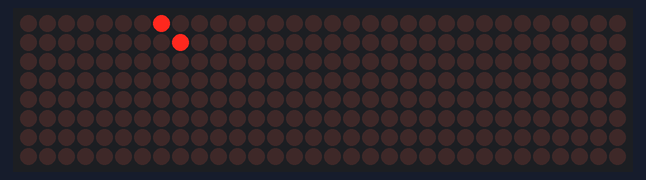
This sketch was run on a simulated Arduino Uno, built with avr-gcc and run on an emulated ATmega328P. On the bench: 32×8 LED matrix.

Above: at 0.33 s.
At 0.78 s:
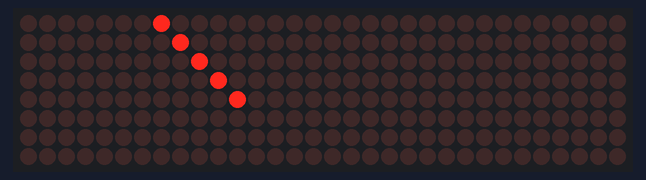
At 1.23 s:
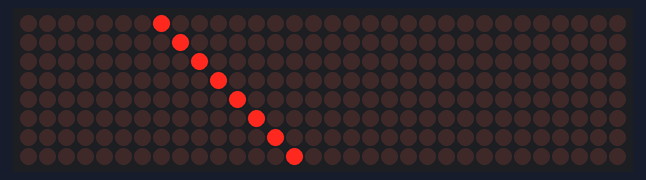
At 1.69 s:
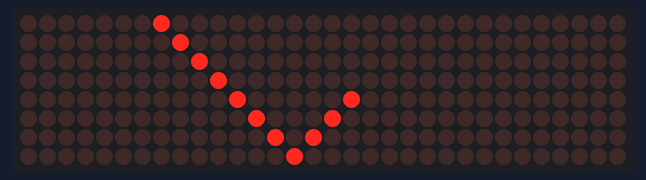
At 2.29 s:
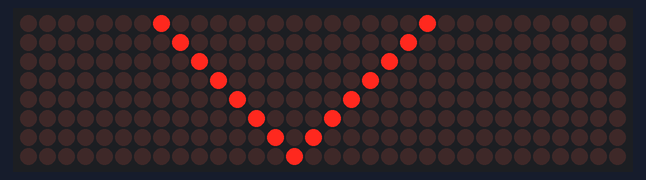

Measured:
- by itself, everything shown: repeats every 2.3 s, in 16 steps

The sketch:

led_matrix_9.1.ino
```cpp
#include "LedControl.h"
LedControl lc=LedControl(2,5,3,4);

int delayTime = 0.001;
//int charBreak = 10;
int charBreak = 0.001;

byte a[]={B00000000,
B00000000,
B00000000,
B00000000,
B00000000,
B00000000,
B00000000,
B00000001,
B00000010,
B00000100,
B00001000,
B00010000,
B00100000,
B01000000,
B10000000,
B01000000,
B00100000,
B00010000,
B00001000,
B00000100,
B00000010,
B00000001,
B00000000,
B00000000,
B00000000,
B00000000,
B00000000,
B00000000,
B00000000,
B00000000,
B00000000,
B00000000};
void setup()
{
lc.shutdown(0,false);
  lc.shutdown(1,false);
  lc.shutdown(2,false);
  lc.shutdown(3,false);
  lc.setIntensity(1,5);
  lc.setIntensity(2,5);
  lc.setIntensity(3,5);
  clear_all(100);
}


void loop()
{
  //a_1();
int x=150;
  lc.setLed(3,0,7,true);
  delay(x);
  //lc.setLed(3,0,7,false);
  //delay(x);

  lc.setLed(2,1,0,true);
  delay(x);
  //lc.setLed(2,1,0,false);
  //delay(x);

  lc.setLed(2,2,1,true);
  delay(x);
  //lc.setLed(2,2,1,false);
  //delay(x);

  lc.setLed(2,3,2,true);
  delay(x);
 // lc.setLed(2,3,2,false);delay(x);


  lc.setLed(2,4,3,true);delay(x);
  //lc.setLed(2,4,3,false);delay(x);

  lc.setLed(2,5,4,true);delay(x);
  //lc.setLed(2,5,4,false);delay(x);


  lc.setLed(2,6,5,true);delay(x);
  //lc.setLed(2,6,5,false);delay(x);


  lc.setLed(2,7,6,true);delay(x);
  //lc.setLed(2,7,6,false);delay(x);


  lc.setLed(2,6,7,true);delay(x);
   //lc.setLed(2,6,7,false);delay(x);


  lc.setLed(1,5,0,true);delay(x);
  //lc.setLed(1,5,0,false);delay(x);


  lc.setLed(1,4,1,true);delay(x);
  //lc.setLed(1,4,1,false);
//delay(x);

  lc.setLed(1,3,2,true);delay(x);
  //lc.setLed(1,3,2,false);delay(x);


  lc.setLed(1,2,3,true);delay(x);
  //lc.setLed(1,2,3,false);delay(x);


  lc.setLed(1,1,4,true);delay(x);
  //lc.setLed(1,1,4,false);delay(x);


  lc.setLed(1,0,5,true);delay(x);
  //lc.setLed(1,0,5,false);delay(x);
  clear_all(50);


}


void a_1()
{

  for (int i = 0; i < 8; i++)
  {
    Serial.println("0");
    lc.setRow(0,i,a[i]);
    delay(100);
  }
}

void clear_all(int interval)
{
  lc.clearDisplay(0);
  lc.clearDisplay(1);
  lc.clearDisplay(2);
  lc.clearDisplay(3);
  delay(interval);
}
```
